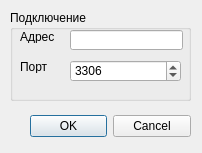
<?xml version="1.0" encoding="UTF-8"?>
<ui version="4.0">
 <class>ConSettings</class>
 <widget class="QDialog" name="ConSettings">
  <property name="geometry">
   <rect>
    <x>0</x>
    <y>0</y>
    <width>202</width>
    <height>153</height>
   </rect>
  </property>
  <property name="windowTitle">
   <string>Dialog</string>
  </property>
  <widget class="QDialogButtonBox" name="buttonBox">
   <property name="geometry">
    <rect>
     <x>30</x>
     <y>110</y>
     <width>161</width>
     <height>32</height>
    </rect>
   </property>
   <property name="orientation">
    <enum>Qt::Horizontal</enum>
   </property>
   <property name="standardButtons">
    <set>QDialogButtonBox::Cancel|QDialogButtonBox::Ok</set>
   </property>
  </widget>
  <widget class="QGroupBox" name="groupBox">
   <property name="geometry">
    <rect>
     <x>10</x>
     <y>10</y>
     <width>181</width>
     <height>91</height>
    </rect>
   </property>
   <property name="title">
    <string>Подключение</string>
   </property>
   <widget class="QLabel" name="label">
    <property name="geometry">
     <rect>
      <x>10</x>
      <y>20</y>
      <width>46</width>
      <height>13</height>
     </rect>
    </property>
    <property name="text">
     <string>Адрес</string>
    </property>
   </widget>
   <widget class="QLineEdit" name="lineEdit">
    <property name="geometry">
     <rect>
      <x>60</x>
      <y>20</y>
      <width>113</width>
      <height>20</height>
     </rect>
    </property>
   </widget>
   <widget class="QLabel" name="label_2">
    <property name="geometry">
     <rect>
      <x>10</x>
      <y>50</y>
      <width>46</width>
      <height>13</height>
     </rect>
    </property>
    <property name="text">
     <string>Порт</string>
    </property>
   </widget>
   <widget class="QSpinBox" name="spinBox">
    <property name="geometry">
     <rect>
      <x>60</x>
      <y>50</y>
      <width>111</width>
      <height>22</height>
     </rect>
    </property>
    <property name="maximum">
     <number>9999</number>
    </property>
    <property name="value">
     <number>3306</number>
    </property>
   </widget>
  </widget>
 </widget>
 <resources/>
 <connections>
  <connection>
   <sender>buttonBox</sender>
   <signal>accepted()</signal>
   <receiver>ConSettings</receiver>
   <slot>accept()</slot>
   <hints>
    <hint type="sourcelabel">
     <x>248</x>
     <y>254</y>
    </hint>
    <hint type="destinationlabel">
     <x>157</x>
     <y>274</y>
    </hint>
   </hints>
  </connection>
  <connection>
   <sender>buttonBox</sender>
   <signal>rejected()</signal>
   <receiver>ConSettings</receiver>
   <slot>reject()</slot>
   <hints>
    <hint type="sourcelabel">
     <x>316</x>
     <y>260</y>
    </hint>
    <hint type="destinationlabel">
     <x>286</x>
     <y>274</y>
    </hint>
   </hints>
  </connection>
 </connections>
</ui>
